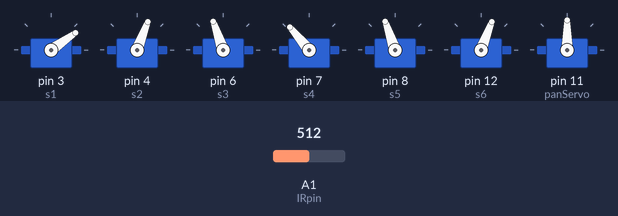
A sketch run on a simulated Arduino Uno, built with avr-gcc and run on an emulated ATmega328P. Shown: 7 × servo. The inputs (shaded band) are chosen by the test bench; at power-on: A1 (IRpin) = 512.

Above: at 7.2 s.
7.3 s: A1 (IRpin) set to 307
At 9.3 s:
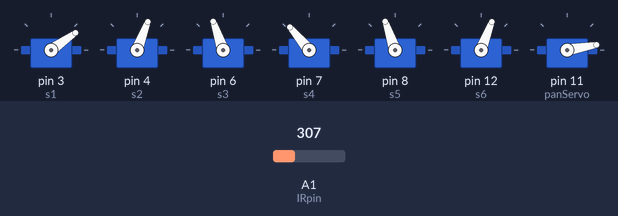
10.3 s: A1 (IRpin) set to 280
At 13.54 s:
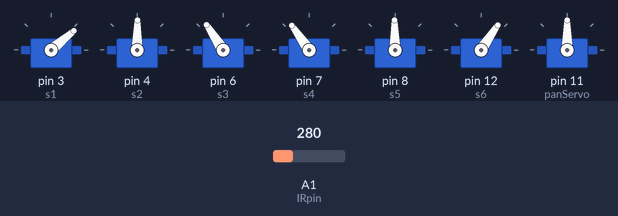
Timing chart, 0 to 30.1 s (numbered marks = the images above; inputs shaded):
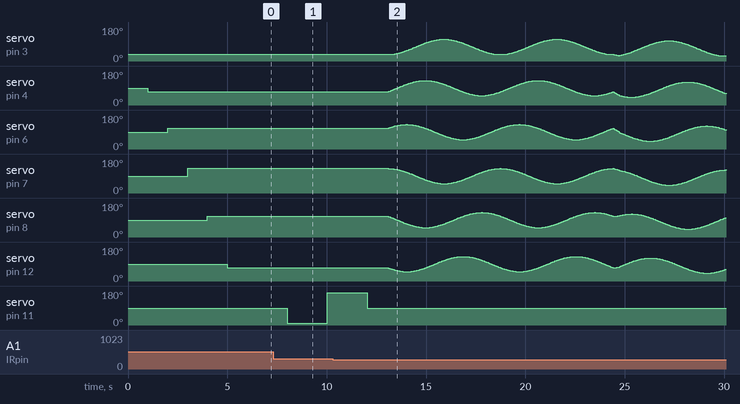

Measured:
- the behaviour switches between 295 and 294 on A1 (IRpin) (found by bisection; images 1 and 2)

The sketch:

sketch_jun6a.ino
```cpp
/*
  Autonomous movement file for robot snake with 6 servos
*/

#include <Servo.h>

// Define servo objects for the snake segments
Servo s1;
Servo s2;
Servo s3;
Servo s4;
Servo s5;
Servo s6;

Servo panServo;

// Define variables
const int IRpin = A1;
const int NUM_reading = 100; //number of readings taken from ir sensor
int readDelay = 10;
int a[NUM_reading];
int Tolerance = 450;
int distanceReading;
int distanceReadingLeft;
int distanceReadingRight;
int panDelay = 1000;

int forwardVal = 0;  // Remote control variables
int reverseVal = 0;
int rightVal = 0;
int leftVal = 0;

int counter = 0; // Loop counter variable
float lag = 22.0/21; // Phase lag between segments
int frequency = 2; // Oscillation frequency of segments.
int amplitude = 40; // Amplitude of the serpentine motion of the snake
int rightOffset = 8; // Right turn offset
int leftOffset = -8; // Left turn offset
int offset = 0; // Variable to correct servos that are not exactly centered
int delayTime = 5; // Delay between limb movements
int startPause = 5000;  // Delay time to position robot
int test = -3; // Test varialble takes values from -6 to +5

int get_avg_reading(int *a,int n){
  float mean = 0,absolute_error = 0;
  for(int i = 0;i<n;i++){
    mean += a[i];
  }
  mean = mean/n;
  for(int i = 0;i<n;i++)absolute_error += abs(mean - a[i]);
  absolute_error /= n;
  return (mean+absolute_error);
}

void setup()
{


  // Attach segments to pins
  s1.attach(3);
  s2.attach(4);
  s3.attach(6);
  s4.attach(7);
  s5.attach(8);
  s6.attach(12);

  panServo.attach(11);

  // Put snake in starting position
  s1.write(75+offset+amplitude*cos(3*lag));
  delay(1000);
  s2.write(90+amplitude*cos(2*lag));
  delay(1000);
  s3.write(90+amplitude*cos(1*lag));
  delay(1000);
  s4.write(90+amplitude*cos(0*lag));
  delay(1000);
  s5.write(90+amplitude*cos(-1*lag));
  delay(1000);
  s6.write(90+amplitude*cos(-2*lag));
  delay(1000);

}

void loop() {
  // Point distance sensor straight ahead
  panServo.write(90);
  delay(panDelay);
  //take readings
  for(int i =0;i<NUM_reading;i++){
    a[i] = analogRead(IRpin);
    delay(readDelay);
  }
  distanceReading = get_avg_reading(a,NUM_reading);

  //if distanceReding <= 450 move forward
  if (distanceReading <= 450 ){
    for(counter = 0; counter < 360; counter += 1)  {
      s1.write(75+amplitude*cos(frequency*counter*3.14159/180+3*lag));
      delay(delayTime);
      s2.write(90+amplitude*cos(frequency*counter*3.14159/180+2*lag));
      delay(delayTime);
      s3.write(90+amplitude*cos(frequency*counter*3.14159/180+1*lag));
      delay(delayTime);
      s4.write(90+amplitude*cos(frequency*counter*3.14159/180+0*lag));
      delay(delayTime);
      s5.write(90+amplitude*cos(frequency*counter*3.14159/180-1*lag));
      delay(delayTime);
      s6.write(90+amplitude*cos(frequency*counter*3.14159/180-2*lag));
      delay(delayTime);

    }
  }


  // distance measurements to the left and right
  else  {
    panServo.write(10);
    delay(panDelay);
    for(int i =0;i<NUM_reading;i++){
    a[i] = analogRead(IRpin);
    delay(readDelay);
  }
  distanceReadingRight = get_avg_reading(a,NUM_reading);


    panServo.write(170);
    delay(panDelay);
    for(int i =0;i<NUM_reading;i++){
    a[i] = analogRead(IRpin);
    delay(readDelay);
  }
  distanceReadingLeft = get_avg_reading(a,NUM_reading);

    panServo.write(90);
    delay(panDelay);

    if (distanceReadingRight> distanceReadingLeft) {
      // Reverse and then turn left
      // Reverse
      for(counter = 360; counter > 0; counter -= 1) {
	s1.write(75+offset+amplitude*cos(frequency*counter*3.14159/180+3*lag));
	delay(delayTime);
	s2.write(90+amplitude*cos(frequency*counter*3.14159/180+2*lag));
	delay(delayTime);
	s3.write(90+amplitude*cos(frequency*counter*3.14159/180+1*lag));
	delay(delayTime);
	s4.write(90+amplitude*cos(frequency*counter*3.14159/180+0*lag));
	delay(delayTime);
	s5.write(90+amplitude*cos(frequency*counter*3.14159/180-1*lag));
	delay(delayTime);
	s6.write(90+amplitude*cos(frequency*counter*3.14159/180-2*lag));
	delay(delayTime);

      }

      // Left turn
      // Ramp up turn offset
      for(counter = 0; counter < 10; counter += 1)  {

	s1.write(75+offset+.1*counter*leftOffset+amplitude*cos(frequency*counter*3.14159/180+3*lag));
	delay(delayTime);
	s2.write(90+.1*counter*leftOffset+amplitude*cos(frequency*counter*3.14159/180+2*lag));
	delay(delayTime);
	s3.write(90+.1*counter*leftOffset+amplitude*cos(frequency*counter*3.14159/180+1*lag));
	delay(delayTime);
	s4.write(90+.1*counter*leftOffset+amplitude*cos(frequency*counter*3.14159/180+0*lag));
	delay(delayTime);
	s5.write(90+.1*counter*leftOffset+amplitude*cos(frequency*counter*3.14159/180-1*lag));
	delay(delayTime);
	s6.write(90+.1*counter*leftOffset+amplitude*cos(frequency*counter*3.14159/180-2*lag));
	delay(delayTime);

      }
      // Continue left turn
      for(counter = 11; counter < 350; counter += 1)  {

	s1.write(75+offset+leftOffset+amplitude*cos(frequency*counter*3.14159/180+3*lag));
	delay(delayTime);
	s2.write(90+leftOffset+amplitude*cos(frequency*counter*3.14159/180+2*lag));
	delay(delayTime);
	s3.write(90+leftOffset+amplitude*cos(frequency*counter*3.14159/180+1*lag));
	delay(delayTime);
	s4.write(90+leftOffset+amplitude*cos(frequency*counter*3.14159/180+0*lag));
	delay(delayTime);
	s5.write(90+leftOffset+amplitude*cos(frequency*counter*3.14159/180-1*lag));
	delay(delayTime);
	s6.write(90+leftOffset+amplitude*cos(frequency*counter*3.14159/180-2*lag));
	delay(delayTime);

      }
      // Ramp down turn offset
      for(counter = 350; counter < 360; counter += 1)  {
	delay(delayTime);
	s1.write(75+offset+.1*(360-counter)*leftOffset+amplitude*cos(frequency*counter*3.14159/180+3*lag));
	delay(delayTime);
	s2.write(90+.1*(360-counter)*leftOffset+amplitude*cos(frequency*counter*3.14159/180+2*lag));
	delay(delayTime);
	s3.write(90+.1*(360-counter)*leftOffset+amplitude*cos(frequency*counter*3.14159/180+1*lag));
	delay(delayTime);
	s4.write(90+.1*(360-counter)*leftOffset+amplitude*cos(frequency*counter*3.14159/180+0*lag));
	delay(delayTime);
	s5.write(90+.1*(360-counter)*leftOffset+amplitude*cos(frequency*counter*3.14159/180-1*lag));
	delay(delayTime);
	s6.write(90+.1*(360-counter)*leftOffset+amplitude*cos(frequency*counter*3.14159/180-2*lag));
	delay(delayTime);

      }
    }


    if (distanceReadingLeft >= distanceReadingRight) {

      // Reverse and turn right
      // Reverse
      for(counter = 360; counter > 0; counter -= 1)  {

	s1.write(75+offset+amplitude*cos(frequency*counter*3.14159/180+3*lag));
	delay(delayTime);
	s2.write(90+amplitude*cos(frequency*counter*3.14159/180+2*lag));
	delay(delayTime);
	s3.write(90+amplitude*cos(frequency*counter*3.14159/180+1*lag));
	delay(delayTime);
	s4.write(90+amplitude*cos(frequency*counter*3.14159/180+0*lag));
	delay(delayTime);
	s5.write(90+amplitude*cos(frequency*counter*3.14159/180-1*lag));
	delay(delayTime);
	s6.write(90+amplitude*cos(frequency*counter*3.14159/180-2*lag));
	delay(delayTime);

      }
      // Turn right
      // Ramp up turn offset
      for(counter = 0; counter < 10; counter += 1)  {

	s1.write(75+offset+.1*counter*rightOffset+amplitude*cos(frequency*counter*3.14159/180+3*lag));
	delay(delayTime);
	s2.write(90+.1*counter*rightOffset+amplitude*cos(frequency*counter*3.14159/180+2*lag));
	delay(delayTime);
	s3.write(90+.1*counter*rightOffset+amplitude*cos(frequency*counter*3.14159/180+1*lag));
	delay(delayTime);
	s4.write(90+.1*counter*rightOffset+amplitude*cos(frequency*counter*3.14159/180+0*lag));
	delay(delayTime);
	s5.write(90+.1*counter*rightOffset+amplitude*cos(frequency*counter*3.14159/180-1*lag));
	delay(delayTime);
	s6.write(90+.1*counter*rightOffset+amplitude*cos(frequency*counter*3.14159/180-2*lag));
	delay(delayTime);

      }
      // Continue right turn
      for(counter = 11; counter < 350; counter += 1)  {

	s1.write(75+offset+rightOffset+amplitude*cos(frequency*counter*3.14159/180+3*lag));
	delay(delayTime);
	s2.write(90+rightOffset+amplitude*cos(frequency*counter*3.14159/180+2*lag));
	delay(delayTime);
	s3.write(90+rightOffset+amplitude*cos(frequency*counter*3.14159/180+1*lag));
	delay(delayTime);
	s4.write(90+rightOffset+amplitude*cos(frequency*counter*3.14159/180+0*lag));
	delay(delayTime);
	s5.write(90+rightOffset+amplitude*cos(frequency*counter*3.14159/180-1*lag));
	delay(delayTime);
	s6.write(90+rightOffset+amplitude*cos(frequency*counter*3.14159/180-2*lag));
	delay(delayTime);

      }
      // Ramp down turn offset
      for(counter = 350; counter < 360; counter += 1)  {

	s1.write(75+offset+.1*(360-counter)*rightOffset+amplitude*cos(frequency*counter*3.14159/180+3*lag));
	delay(delayTime);
	s2.write(90+.1*(360-counter)*rightOffset+amplitude*cos(frequency*counter*3.14159/180+2*lag));
	delay(delayTime);
	s3.write(90+.1*(360-counter)*rightOffset+amplitude*cos(frequency*counter*3.14159/180+1*lag));
	delay(delayTime);
	s4.write(90+.1*(360-counter)*rightOffset+amplitude*cos(frequency*counter*3.14159/180+0*lag));
	delay(delayTime);
	s5.write(90+.1*(360-counter)*rightOffset+amplitude*cos(frequency*counter*3.14159/180-1*lag));
	delay(delayTime);
	s6.write(90+.1*(360-counter)*rightOffset+amplitude*cos(frequency*counter*3.14159/180-2*lag));
	delay(delayTime);

      }
    }

  }

}
```
